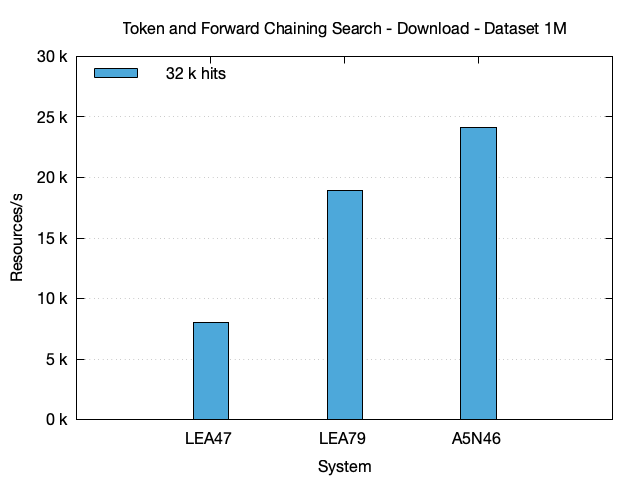

This chart was generated by the following gnuplot code:
# Set the terminal to PNG and specify the output file
set terminal pngcairo enhanced font 'Helvetica Neue,12'
set output 'token-forward-chaining-search-download-1M.png'

# Set the data separator and skip the header
set datafile separator "|"
set style data histograms
set style histogram clustered
set style fill solid border -1
set boxwidth 0.8
set key left top reverse

# Define x-axis and y-axis labels
set title "Token and Forward Chaining Search - Download - Dataset 1M"
set xlabel 'System'
set ylabel 'Resources/s'
set format y "%.0f k"
set yrange [0:30]

# Define grid
set grid ytics

# Define line styles and colors
set style line 1 lc rgb '#4DA8DA'

# Plot the data
plot 'token-forward-chaining-search-download-1M.txt' using 4:xtic(2) ls 1 title '32 k hits'
